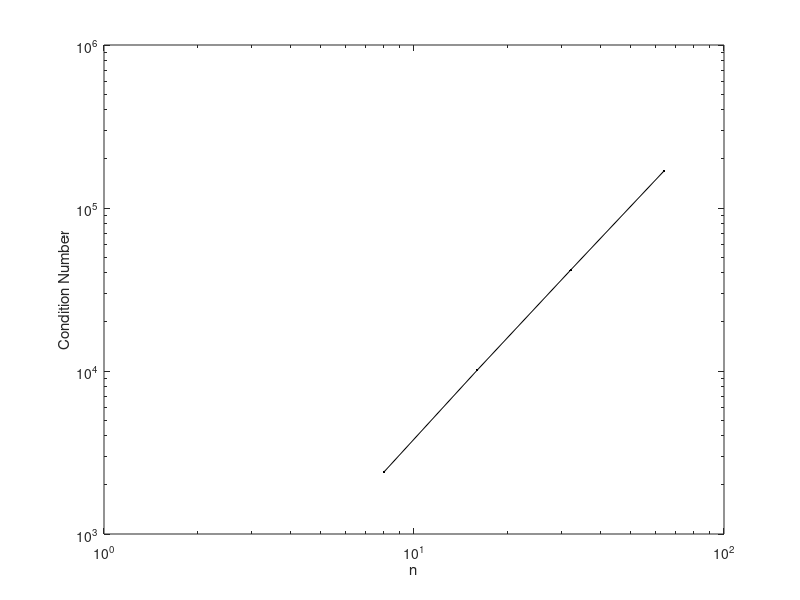

Write the MATLAB code that produced this figure.
g = 9.81;
v = 6;
ni = [8 16 32 64];
%(i) 
% define containers
t = zeros(64);
cond_num = [0 0 0 0];
for n = ni
    
% construct the matrix A
m1 = linspace(50,100,n)';
c1 = 50 - 20*linspace(0,1,n)';
e=ones(n, 1);
A1=spdiags([-e, e], [-1, 0], n, n); 
A1(:, end) = -m1;

% construct vector b
b1 = c1*v-m1*g;

% solve the system of equations using backslash
t1 = A1\b1;

% condition number of A
kappa1 = condest(A1);

% print the output
fprintf('n: %3d max(t): %10.3e min(t): %10.3e acceleration: %10.3e condition number: %10.3e0\n',...
n, max(t1), min(t1(1:n-1)), t1(n), kappa1);

% store the tension value in t for each n
s(1:n,log2(n/8)+1) = t1;

%store the condition number in cond_num for each n
cond_num(log2(n/8)+1) = kappa1;
end

% plot the tension components v.s. normalized index
plot([1:ni(1)-1]/ni(1), s(1:ni(1)-1, 1), 'r-', ...
[1:ni(2)-1]/ni(2), s(1:ni(2)-1, 2), 'g--', ...
[1:ni(3)-1]/ni(3), s(1:ni(3)-1, 3), 'b-.', ...
[1:ni(4)-1]/ni(4), s(1:ni(4)-1, 4), 'k.');
xlabel('Normalized Index');
ylabel('Tension');
legend('n=8','n=16','n=32','n=64');

% plot in log-log scale of kappa v.s. n
loglog(ni,cond_num,'k.-'); 
xlabel('n');
ylabel('Condition Number'); 
%%%%%%%%%%%%%%%%%%%%%%%%%%%%%%%%%%%%%%%%%%%%%%%%%%%%%%%%%